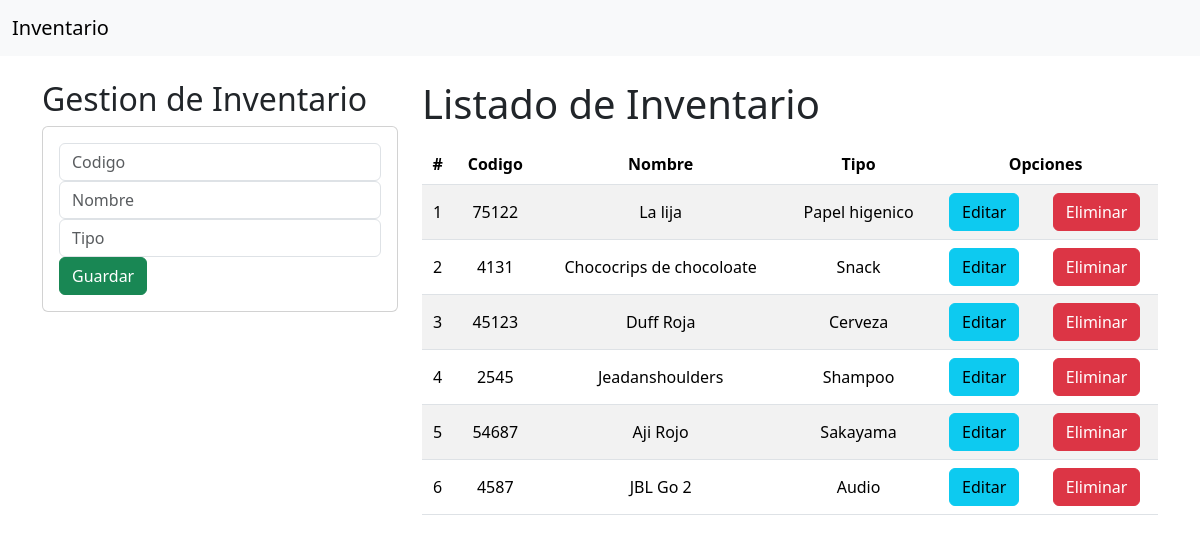
The page / on the database its author committed.
### inventario/models.py (models this page shows, shortened)
class Inventario(models.Model):
    codigo = models.CharField(primary_key=True, max_length=6)
    nombre = models.CharField(max_length=50)
    tipo = models.CharField(max_length=50)

### inventario/views.py (the view)
# urls.py: 2. Add a URL to urlpatterns:  path('', views.home, name='home')
def home(request):
    inventario = Inventario.objects.all()
    return render(request, "gestionInventario.html", {"inventario": inventario})

### templates/gestionInventario.html (shortened to what this page needs)
{% extends "base.html" %}
{% block body %}
<div class="row">
    <div class="col-sm-12 col-md-6 col-lg-4 col-xl-4">
    <h2>Gestion de Inventario</h2>
        <div class="card">
            <div class="card-body">
                <form action="registrarProducto" method="post">{% csrf_token %}
                    <div class="form-group">
                        <input type="number" id="numCodigo" name="numCodigo" class="form-control" placeholder="Codigo" minlength="6" maxlength="6" required>
                    </div>
                    <div class="form-group">
                        <input type="text" id="txtNombre" name="txtNombre" class="form-control" placeholder="Nombre"  maxlength="50" required>
                    </div>
                    <div class="form-group">
                        <input type="text" id="txtTipo" name="txtTipo" class="form-control" placeholder="Tipo"  maxlength="50" required>
                    </div>
                    <div class="form-group">
                        <button type="submit" class="btn btn-success btn-block text-white">Guardar</button>
                    </div>
                </form>
            </div>
        </div>
    </div>
    <div class="col-sm-12 col-md-6 col-lg-8 col-xl-8">
    <h1>Listado de Inventario</h1>
    <div class="table-responsive py-2">
        <table class="table table-striped">
            <thead>
                <tr>
                    <th>#</th>
                    <th>Codigo</th>
                    <th>Nombre</th>
                    <th>Tipo</th>
                    <th colspan="2">Opciones</th>
                </tr>
            </thead>
            <tbody>
                {% for c in inventario %}
                <tr>
                    <td>{{ forloop.counter }}</td>
                    <td>{{ c.codigo }}</td>
                    <td>{{ c.nombre }}</td>
                    <td>{{ c.tipo }}</td>
                    <td><a href="edicionProducto/{{ c.codigo }}" class="btn btn-info">Editar</a></td>
                    <td><a href="eliminarProducto/{{ c.codigo }}" class="btn btn-danger btnEliminacion">Eliminar</a></td>
                </tr>
                {% endfor %}
            </tbody>
        </table>
    </div>
    </div>
</div>
{% endblock %}

### templates/base.html (shortened to what this page needs)
<!DOCTYPE html>
<html lang="es">
<head>
    {% load static %}
    <link href="https://cdn.jsdelivr.net/npm/bootstrap@5.3.2/dist/css/bootstrap.min.css" rel="stylesheet">
    <link rel="stylesheet" href="{% static 'C:/Users/Root/Desktop/Programación Back End/Code/Distribuidor/static/css/gestioninventario.css' %}">
</head>
<body>
<nav class="navbar navbar-expand-lg bg-body-tertiary">
  <div class="container-fluid">
    <a class="navbar-brand" href="#">Inventario</a>
  </div>
</nav>
<div class="container py-4">
    {% block body %}
{% endblock %}
</div>
</body>
</html>

### static/css/gestionInventario.css (style rules this page uses)
th, td { text-align: center; vertical-align: middle; }

### rows shown on the page
Inventario: codigo "75122", nombre "La lija", tipo "Papel higenico"
Inventario: codigo "4131", nombre "Chococrips de chocoloate", tipo "Snack"
Inventario: codigo "45123", nombre "Duff Roja", tipo "Cerveza"
Inventario: codigo "2545", nombre "Jeadanshoulders", tipo "Shampoo"
Inventario: codigo "54687", nombre "Aji Rojo", tipo "Sakayama"
Inventario: codigo "4587", nombre "JBL Go 2", tipo "Audio"
